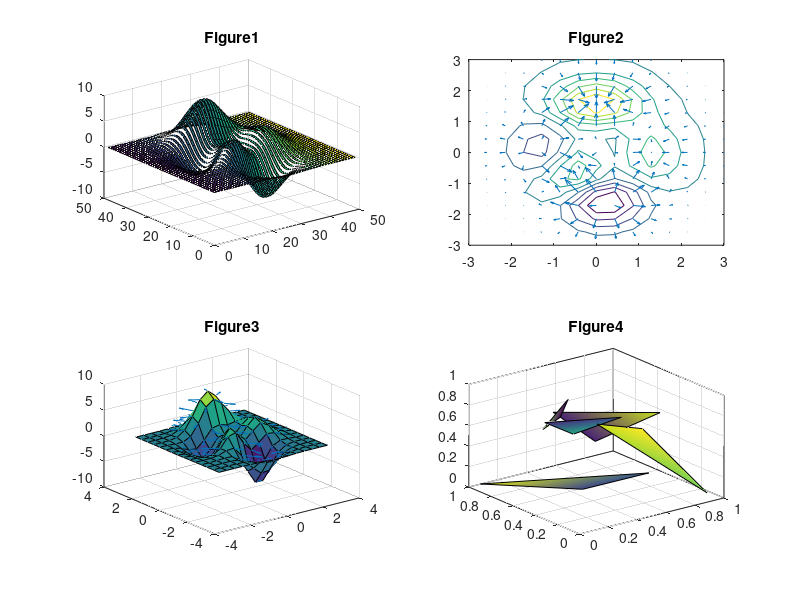

MATLAB code to generate this figure:
% 向量场的绘制
function Example24
h0=figure('toolbar','none',...
    'position',[200 150 450 350],...
    'name','Example24');
subplot(2,2,1)
z=peaks;
ribbon(z);
title('Figure1')
subplot(2,2,2)
[x,y,z]=peaks(15);
[dx,dy]=gradient(z,0.5,0.5);
contour(x,y,z,10)
hold on
quiver(x,y,dx,dy)
hold off
title('Figure2')
subplot(2,2,3)
[x,y,z]=peaks(15);
[nx,ny,nz]=surfnorm(x,y,z);
surf(x,y,z)
hold on
quiver3(x,y,z,nx,ny,nz)
hold off
title('Figure3')
subplot(2,2,4)
x=rand(3,5);
y=rand(3,5);
z=rand(3,5);
c=rand(3,5);
fill3(x,y,z,c)
grid on
title('Figure4')